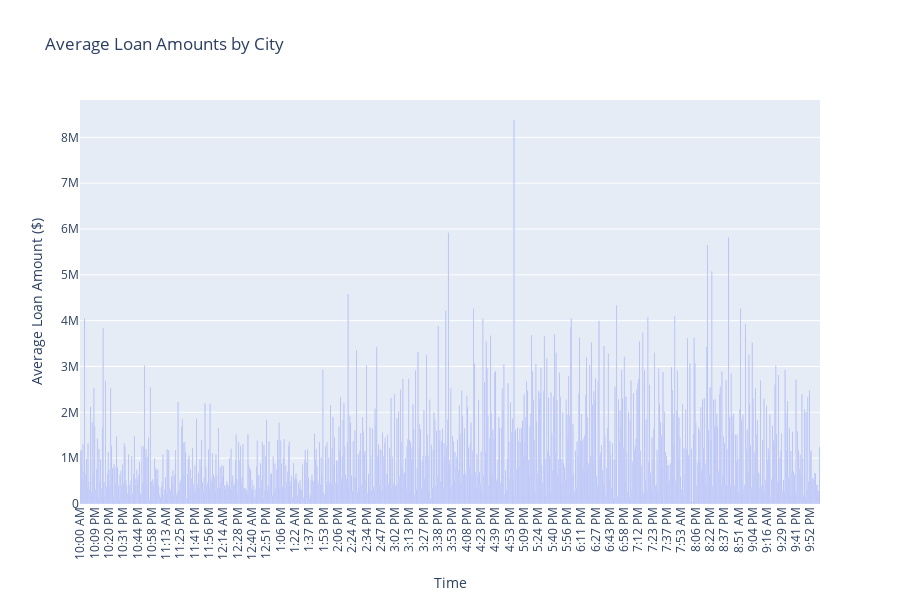

The code cell stored with this chart in its notebook:
### Markdown cell above
### Bar plot of `Time` on the base of `Loan Amount`

### Code cell
agg_df = df.groupby('Time', as_index=False)['Loan Amount'].sum()

# Create a bar plot to show the average Loan Amount by City
fig = px.bar(agg_df, x='Time', y='Loan Amount',
            title='Average Loan Amounts by City',
            labels={'Loan Amount': 'Average Loan Amount ($)', 'Time': 'Time'})

# Update layout to improve readability (optional)
fig.update_layout(
    xaxis=dict(
        tickangle=-90,  # Rotate x-axis labels for better visibility
        showticklabels=True
    ),
    height=600,  # Set the height of the plot
    showlegend=False
)
fig.show()

### Figure 1 — Plotly figure (JSON) as saved in the notebook; plotly's stock layout.template omitted (floating-point values rounded to 4 significant figures; data arrays with more than 128 entries replaced by an {"elided": "..."} marker saying what was removed)
{"data": [{"alignmentgroup": "True", "hovertemplate": "Time=%{x}<br>Average Loan Amount ($)=%{y}<extra></extra>", "legendgroup": "", "marker": {"color": "#636efa", "pattern": {"shape": ""}}, "name": "", "offsetgroup": "", "orientation": "v", "showlegend": false, "textposition": "auto", "type": "bar", "x": {"elided": "879 str values"}, "xaxis": "x", "y": {"elided": "879 float values"}, "yaxis": "y"}], "layout": {"barmode": "relative", "height": 600, "legend": {"tracegroupgap": 0}, "showlegend": false, "title": {"text": "Average Loan Amounts by City"}, "xaxis": {"anchor": "y", "domain": [0, 1], "showticklabels": true, "tickangle": -90, "title": {"text": "Time"}}, "yaxis": {"anchor": "x", "domain": [0, 1], "title": {"text": "Average Loan Amount ($)"}}}}
